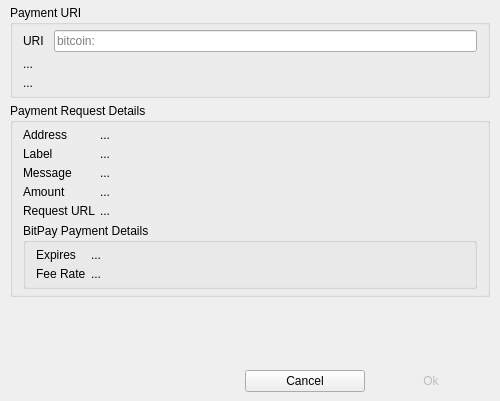
<?xml version="1.0" encoding="UTF-8"?>
<ui version="4.0">
 <class>OpenURIDialog</class>
 <widget class="QDialog" name="OpenURIDialog">
  <property name="geometry">
   <rect>
    <x>0</x>
    <y>0</y>
    <width>500</width>
    <height>401</height>
   </rect>
  </property>
  <property name="sizePolicy">
   <sizepolicy hsizetype="MinimumExpanding" vsizetype="MinimumExpanding">
    <horstretch>0</horstretch>
    <verstretch>0</verstretch>
   </sizepolicy>
  </property>
  <property name="minimumSize">
   <size>
    <width>500</width>
    <height>0</height>
   </size>
  </property>
  <property name="windowTitle">
   <string>Equity Token Issuance</string>
  </property>
  <property name="sizeGripEnabled">
   <bool>false</bool>
  </property>
  <layout class="QVBoxLayout" name="verticalLayout_7">
   <property name="spacing">
    <number>0</number>
   </property>
   <property name="leftMargin">
    <number>0</number>
   </property>
   <property name="topMargin">
    <number>0</number>
   </property>
   <property name="rightMargin">
    <number>0</number>
   </property>
   <property name="bottomMargin">
    <number>0</number>
   </property>
   <item>
    <widget class="QWidget" name="widget_2" native="true">
     <layout class="QVBoxLayout" name="verticalLayout_6">
      <property name="spacing">
       <number>5</number>
      </property>
      <property name="leftMargin">
       <number>10</number>
      </property>
      <property name="topMargin">
       <number>5</number>
      </property>
      <property name="rightMargin">
       <number>10</number>
      </property>
      <property name="bottomMargin">
       <number>5</number>
      </property>
      <item>
       <widget class="QGroupBox" name="groupBox">
        <property name="title">
         <string>Payment URI</string>
        </property>
        <layout class="QVBoxLayout" name="verticalLayout">
         <property name="spacing">
          <number>5</number>
         </property>
         <property name="leftMargin">
          <number>10</number>
         </property>
         <property name="topMargin">
          <number>5</number>
         </property>
         <property name="rightMargin">
          <number>10</number>
         </property>
         <property name="bottomMargin">
          <number>5</number>
         </property>
         <item>
          <layout class="QHBoxLayout" name="horizontalLayout_2">
           <property name="spacing">
            <number>10</number>
           </property>
           <item>
            <widget class="QLabel" name="label">
             <property name="text">
              <string>URI</string>
             </property>
            </widget>
           </item>
           <item>
            <widget class="QLineEdit" name="lineEditURI">
             <property name="text">
              <string/>
             </property>
             <property name="placeholderText">
              <string>bitcoin:</string>
             </property>
            </widget>
           </item>
          </layout>
         </item>
         <item>
          <widget class="QLabel" name="labelErrorMessage">
           <property name="text">
            <string>...</string>
           </property>
           <property name="errorMessage" stdset="0">
            <bool>true</bool>
           </property>
          </widget>
         </item>
         <item>
          <widget class="QLabel" name="labelStatus">
           <property name="text">
            <string>...</string>
           </property>
           <property name="infoMessage" stdset="0">
            <bool>true</bool>
           </property>
          </widget>
         </item>
        </layout>
       </widget>
      </item>
      <item>
       <widget class="QGroupBox" name="groupBoxPaymentDetails">
        <property name="title">
         <string>Payment Request Details</string>
        </property>
        <layout class="QVBoxLayout" name="verticalLayout_5">
         <property name="spacing">
          <number>5</number>
         </property>
         <property name="leftMargin">
          <number>10</number>
         </property>
         <property name="topMargin">
          <number>5</number>
         </property>
         <property name="rightMargin">
          <number>10</number>
         </property>
         <property name="bottomMargin">
          <number>5</number>
         </property>
         <item>
          <layout class="QFormLayout" name="formLayout">
           <property name="horizontalSpacing">
            <number>5</number>
           </property>
           <property name="verticalSpacing">
            <number>5</number>
           </property>
           <item row="0" column="0">
            <widget class="QLabel" name="label_2">
             <property name="text">
              <string>Address</string>
             </property>
            </widget>
           </item>
           <item row="0" column="1">
            <widget class="QLabel" name="labelDetailsAddress">
             <property name="text">
              <string>...</string>
             </property>
            </widget>
           </item>
           <item row="1" column="0">
            <widget class="QLabel" name="label_4">
             <property name="text">
              <string>Label</string>
             </property>
            </widget>
           </item>
           <item row="1" column="1">
            <widget class="QLabel" name="labelDetailsLabel">
             <property name="text">
              <string>...</string>
             </property>
            </widget>
           </item>
           <item row="3" column="1">
            <widget class="QLabel" name="labelDetilsAmount">
             <property name="text">
              <string>...</string>
             </property>
            </widget>
           </item>
           <item row="3" column="0">
            <widget class="QLabel" name="label_3">
             <property name="text">
              <string>Amount</string>
             </property>
            </widget>
           </item>
           <item row="2" column="0">
            <widget class="QLabel" name="label_5">
             <property name="text">
              <string>Message</string>
             </property>
            </widget>
           </item>
           <item row="2" column="1">
            <widget class="QLabel" name="labelDetailsMessage">
             <property name="text">
              <string>...</string>
             </property>
             <property name="wordWrap">
              <bool>true</bool>
             </property>
            </widget>
           </item>
           <item row="4" column="0">
            <widget class="QLabel" name="label_6">
             <property name="text">
              <string>Request URL</string>
             </property>
            </widget>
           </item>
           <item row="4" column="1">
            <widget class="QLabel" name="labelRequestURL">
             <property name="text">
              <string>...</string>
             </property>
             <property name="openExternalLinks">
              <bool>true</bool>
             </property>
            </widget>
           </item>
          </layout>
         </item>
         <item>
          <widget class="QGroupBox" name="groupBoxBitPayDetails">
           <property name="title">
            <string>BitPay Payment Details</string>
           </property>
           <layout class="QVBoxLayout" name="verticalLayout_4">
            <property name="spacing">
             <number>5</number>
            </property>
            <property name="leftMargin">
             <number>10</number>
            </property>
            <property name="topMargin">
             <number>5</number>
            </property>
            <property name="rightMargin">
             <number>10</number>
            </property>
            <property name="bottomMargin">
             <number>5</number>
            </property>
            <item>
             <layout class="QFormLayout" name="formLayout_2">
              <property name="horizontalSpacing">
               <number>5</number>
              </property>
              <property name="verticalSpacing">
               <number>5</number>
              </property>
              <item row="0" column="0">
               <widget class="QLabel" name="label_9">
                <property name="text">
                 <string>Expires</string>
                </property>
               </widget>
              </item>
              <item row="1" column="0">
               <widget class="QLabel" name="label_8">
                <property name="text">
                 <string>Fee Rate</string>
                </property>
               </widget>
              </item>
              <item row="0" column="1">
               <widget class="QLabel" name="labelDetailsExpires">
                <property name="text">
                 <string>...</string>
                </property>
               </widget>
              </item>
              <item row="1" column="1">
               <widget class="QLabel" name="labelDetailsFeeRate">
                <property name="text">
                 <string>...</string>
                </property>
               </widget>
              </item>
             </layout>
            </item>
           </layout>
          </widget>
         </item>
        </layout>
       </widget>
      </item>
     </layout>
    </widget>
   </item>
   <item>
    <spacer name="verticalSpacer_2">
     <property name="orientation">
      <enum>Qt::Vertical</enum>
     </property>
     <property name="sizeHint" stdset="0">
      <size>
       <width>20</width>
       <height>40</height>
      </size>
     </property>
    </spacer>
   </item>
   <item>
    <widget class="QWidget" name="widget" native="true">
     <property name="sizePolicy">
      <sizepolicy hsizetype="Preferred" vsizetype="Minimum">
       <horstretch>0</horstretch>
       <verstretch>0</verstretch>
      </sizepolicy>
     </property>
     <property name="buttonBar" stdset="0">
      <bool>true</bool>
     </property>
     <layout class="QHBoxLayout" name="horizontalLayout">
      <item>
       <spacer name="horizontalSpacer">
        <property name="orientation">
         <enum>Qt::Horizontal</enum>
        </property>
        <property name="sizeHint" stdset="0">
         <size>
          <width>40</width>
          <height>20</height>
         </size>
        </property>
       </spacer>
      </item>
      <item>
       <widget class="QPushButton" name="pushButtonCancel">
        <property name="sizePolicy">
         <sizepolicy hsizetype="Minimum" vsizetype="Preferred">
          <horstretch>0</horstretch>
          <verstretch>0</verstretch>
         </sizepolicy>
        </property>
        <property name="minimumSize">
         <size>
          <width>120</width>
          <height>0</height>
         </size>
        </property>
        <property name="text">
         <string>Cancel</string>
        </property>
        <property name="autoDefault">
         <bool>false</bool>
        </property>
        <property name="default">
         <bool>false</bool>
        </property>
        <property name="flat">
         <bool>false</bool>
        </property>
       </widget>
      </item>
      <item>
       <widget class="QPushButton" name="pushButtonOk">
        <property name="enabled">
         <bool>false</bool>
        </property>
        <property name="sizePolicy">
         <sizepolicy hsizetype="Minimum" vsizetype="Preferred">
          <horstretch>0</horstretch>
          <verstretch>0</verstretch>
         </sizepolicy>
        </property>
        <property name="minimumSize">
         <size>
          <width>120</width>
          <height>0</height>
         </size>
        </property>
        <property name="text">
         <string>Ok</string>
        </property>
        <property name="default">
         <bool>true</bool>
        </property>
        <property name="flat">
         <bool>true</bool>
        </property>
       </widget>
      </item>
     </layout>
    </widget>
   </item>
  </layout>
 </widget>
 <tabstops>
  <tabstop>pushButtonOk</tabstop>
 </tabstops>
 <resources/>
 <connections/>
</ui>
